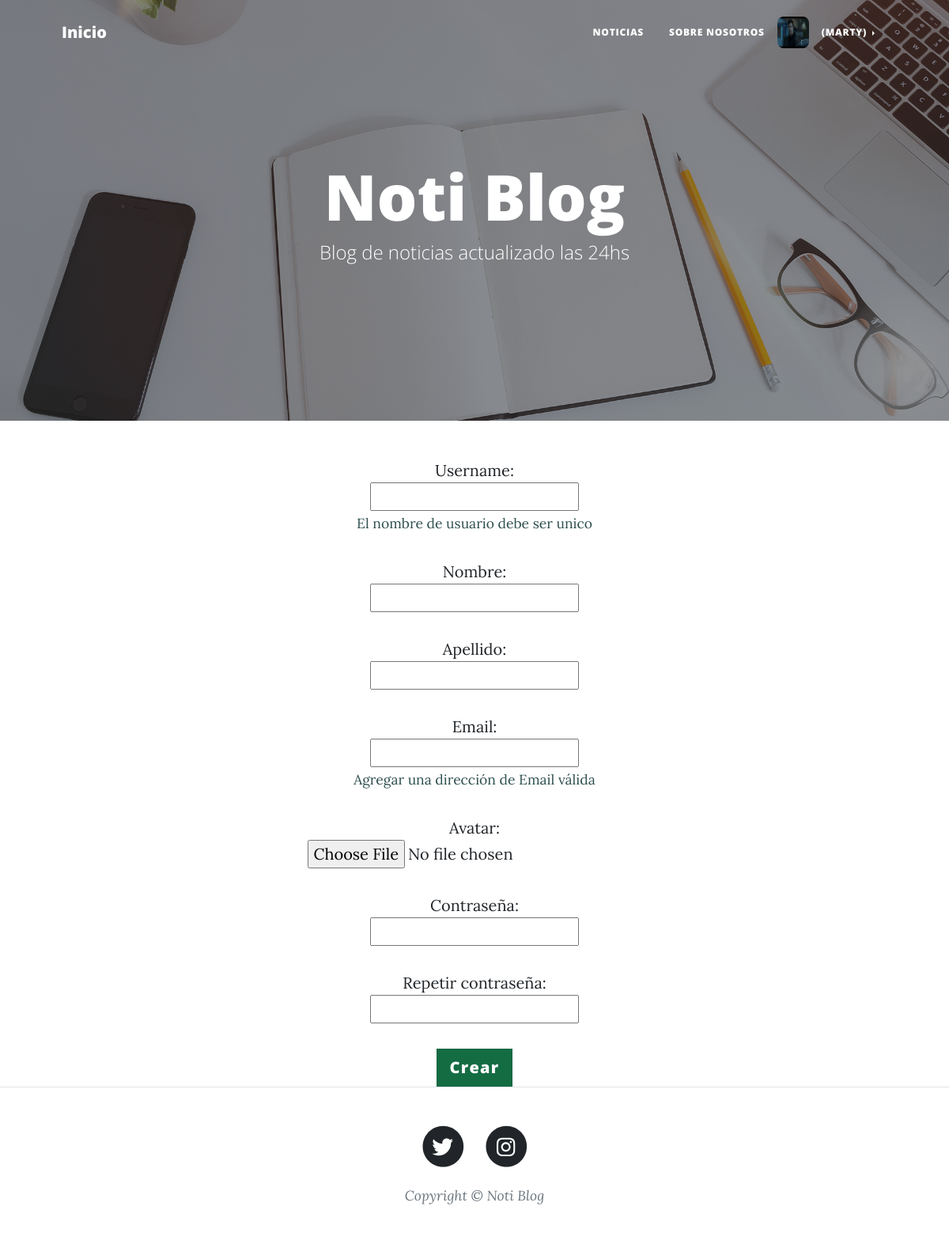
/PlayApp/usuario_form/ (signed in), run on the app's committed database.
### PlayApp/models.py (models this page shows, shortened)
class Usuario(AbstractBaseUser):
    TIPO_USUARIO = [
        ("ADMIN","Admin"),
        ("LECTOR","Lector"),
        ("AUTOR","Autor"),
    ]
    username = models.CharField(max_length=40, unique=True)
    nombre = models.CharField(max_length=40)
    apellido = models.CharField(max_length=40)
    email = models.EmailField(max_length=254, verbose_name="email", unique=True)
    avatar = models.ImageField(upload_to=upload_avatar, null=True, blank=True)
    tipo = models.CharField(max_length=6, choices=TIPO_USUARIO, default="LECTOR")
    date_joined = models.DateTimeField(verbose_name="Fecha de Registro", auto_now_add=True)
    last_login = models.DateTimeField(verbose_name="Ultima Conexión", auto_now=True)
    is_admin = models.BooleanField(default=False)
    is_active = models.BooleanField(default=True)
    is_staff = models.BooleanField(default=False)
    is_superuser = models.BooleanField(default=False)
    USERNAME_FIELD = "username"
    REQUIRED_FIELDS = ["nombre", "apellido", "email", "avatar", "tipo"] #No pongo 'username' porque ya es requerido al ser USERNAME_FIELD (dato usado para loggearse).
    objects = Manager_Usuario()

### PlayApp/views.py (the view)
# urls.py: path("usuario_form/", views.usuario_form, name = "Usuario Form"),
def usuario_form(request):
    contexto = {}
    if request.POST:
        formulario = UsuarioForm(request.POST, request.FILES)
        if formulario.is_valid():
            formulario.save()
            nombre_usuario = formulario.cleaned_data.get("username")
            clave = formulario.cleaned_data.get("password1")
            usuario = authenticate(username = nombre_usuario, password=clave)
            login(request, usuario)
            return render(request,"PlayApp/T02-inicio.html", {"mensaje":f"Hola {usuario.get_username()}, creaste exitosamente tu usuario!"})
        else:
            contexto["usuario_formulario"] = formulario
    else:
        formulario = UsuarioForm()
        contexto ["usuario_formulario"] = formulario
    return render(request, "PlayApp/T03.1-usuario_form.html", contexto)

### PlayApp/forms.py
class UsuarioForm(UserCreationForm): # Con el Meta alcanza, se ponen fuera tambien los campos que se quiera tengan una caracteristica puntual en el fomulario.
    username = forms.CharField(max_length=15, help_text="El nombre de usuario debe ser unico")
    email = forms.EmailField(max_length=50, help_text="Agregar una dirección de Email válida")
    password1 = forms.CharField(label="Contraseña", widget=forms.PasswordInput)
    password2 = forms.CharField(label="Repetir contraseña", widget=forms.PasswordInput)
    class Meta:
        model = Usuario
        fields = ["username", "nombre", "apellido", "email", "avatar", "password1", "password2"]

### PlayApp/Templates/PlayApp/T03.1-usuario_form.html (shortened to what this page needs)
{% extends "PlayApp/T01-view.html" %}
{% load static %}
{% block ContenidoTemplate %}
<body style="text-align:center">
    <div class="form-group" style="height:auto; margin: 0 auto; text-align:center;">
        <form action="" method="POST" enctype="multipart/form-data">{% csrf_token %}
            {% for campo in usuario_formulario %}
                <p>
                    {{campo.label_tag}}
                    <br>{{campo}}
                    {% if campo.help_text %}
                        <small style="color:darkslategray;"><br>{{campo.help_text}}</small>
                    {% endif %}
                </p>
            {% endfor %}
        <input class="btn btn-success btn-lg active" type="submit" value="Crear">
        </form>
    </div>
</body>
{% endblock %}

### PlayApp/Templates/PlayApp/T01-view.html (shortened to what this page needs)
<!DOCTYPE html>
<html lang="es">
    <head>
        {% load static %}
        <link href="{% static 'PlayApp/css/styles.css' %}" rel="stylesheet" />
    </head>
    <body>
        <nav class="navbar navbar-expand-lg navbar-light" id="mainNav">
            <div class="container px-4 px-lg-5">
                <a class="navbar-brand" href="{% url 'Inicio' %}">Inicio</a>
                <div class="collapse navbar-collapse" id="navbarResponsive">
                    <ul class="navbar-nav ms-auto py-4 py-lg-0">
                        <li class="nav-item"><a class="nav-link px-lg-3 py-3 py-lg-4" href="{% url 'Publicaciones' %}">Noticias</a></li>
                        <li class="nav-item"><a class="nav-link px-lg-3 py-3 py-lg-4" href="{% url 'Sobre Nosotros' %}">Sobre Nosotros</a></li>
                        {% if request.user.is_authenticated %}
                            {%  if request.user.avatar %}
                                <img src="http://127.0.0.1:8000/PlayApp{{ request.user.avatar.url }}" style="display: block;width: 40px;height: 40px;margin: auto;border-radius:20%" class="card-img">
                            {% else%}
                                <img src="{% static 'PlayApp/assets/img/avatar-default.png' %}" style="display: block;width: 40px;height: 40px;margin: auto; border-radius:20%;" class="card-img">
                            {% endif %}
                            <li class="nav-item dropdown dropend">
                                <a class="nav-link dropdown-toggle px-lg-3 py-3 py-lg-4" href="#" id="navbarDarkDropdownMenuLink" role="button" data-bs-toggle="dropdown" aria-expanded="false">
                                    ({{request.user.username}})
                                </a>
                            </li>
                            {% else %}
                                <li class="nav-item"><a class="nav-link px-lg-3 py-3 py-lg-4" href="{% url 'Usuario' %}">Ingrese</a></li>
                        {% endif %}
                    </ul>
                </div>
            </div>
        </nav>
        <header class="masthead" style="background-image: url('/static/PlayApp/assets/img/home-bg.jpg' )">
            <div class="container position-relative px-4 px-lg-5">
                <div class="row gx-4 gx-lg-5 justify-content-center">
                    <div class="col-md-10 col-lg-8 col-xl-7">
                        <div class="site-heading">
                            <h1>Noti Blog</h1>
                            <span class="subheading">Blog de noticias actualizado las 24hs</span>
                        </div>
                    </div>
                </div>
            </div>
        </header>
       {% block ContenidoTemplate %}
       {% endblock %}
        <footer class="border-top">
            <div class="container px-4 px-lg-5">
                <div class="row gx-4 gx-lg-5 justify-content-center">
                    <div class="col-md-10 col-lg-8 col-xl-7">
                        <ul class="list-inline text-center">
                            <li class="list-inline-item">
                                <a href="https://twitter.com/NotiBlog_django">
                                    <span class="fa-stack fa-lg">
                                        <i class="fas fa-circle fa-stack-2x"></i>
                                        <i class="fab fa-twitter fa-stack-1x fa-inverse"></i>
                                    </span>
                                </a>
                            </li>
                            <li class="list-inline-item">
                                <a href="https://www.instagram.com/noti.blog.django/">
                                    <span class="fa-stack fa-lg">
                                        <i class="fas fa-circle fa-stack-2x"></i>
                                        <i class="fab fa-instagram fa-stack-1x fa-inverse"></i>
                                    </span>
                                </a>
                            </li>
                        </ul>
                        <div class="small text-center text-muted fst-italic">Copyright &copy; Noti Blog</div>
                    </div>
                </div>
            </div>
        </footer>
    </body>
</html>

### data on the page
Usuario: user.avatar (picture), user.username "MARTY"

### other printed values
{{ campo.label_tag }} "Username:" "Nombre:" "Apellido:" "Email:" "Avatar:" "Contraseña:" "Repetir contraseña:"
{{ campo.help_text }} "El nombre de usuario debe ser unico" "Agregar una dirección de Email válida"
